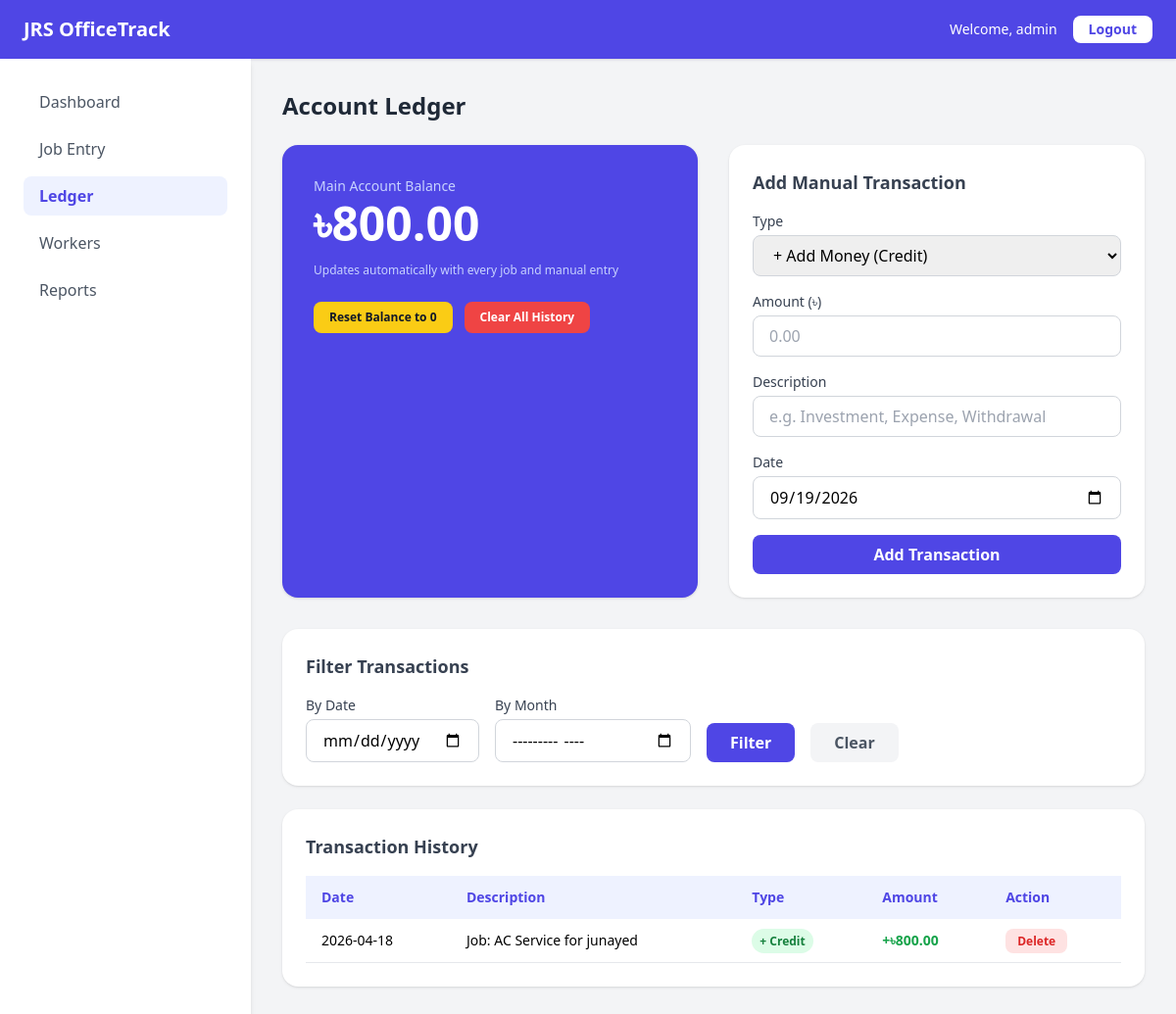
The page /ledger.php (signed in) on the database its author committed.
### tables this page shows
CREATE TABLE `account` (
  `id` int(11) NOT NULL,
  `balance` decimal(10,2) DEFAULT 0.00,
  `updated_at` timestamp NOT NULL DEFAULT current_timestamp() ON UPDATE current_timestamp()
);

CREATE TABLE `transactions` (
  `id` int(11) NOT NULL,
  `type` enum('credit','debit') NOT NULL,
  `amount` decimal(10,2) NOT NULL,
  `description` varchar(255) DEFAULT NULL,
  `transaction_date` date NOT NULL,
  `created_at` timestamp NOT NULL DEFAULT current_timestamp()
);

### ledger.php (the view, shortened to what this page needs)
<?php
require_once 'includes/db.php';
$balance = $pdo->query("SELECT balance FROM account WHERE id = 1")->fetchColumn();
$filter_date  = $_GET['filter_date'] ?? '';
$filter_month = $_GET['filter_month'] ?? '';
if($filter_date){
    $stmt = $pdo->prepare("SELECT * FROM transactions WHERE transaction_date = ? ORDER BY created_at DESC");
    $stmt->execute([$filter_date]);
} elseif($filter_month){
    $stmt = $pdo->prepare("SELECT * FROM transactions WHERE DATE_FORMAT(transaction_date, '%Y-%m') = ? ORDER BY created_at DESC");
    $stmt->execute([$filter_month]);
} else {
    $stmt = $pdo->query("SELECT * FROM transactions ORDER BY created_at DESC LIMIT 20");
}
$transactions = $stmt->fetchAll();
?>
<!DOCTYPE html>
<html lang="en">
<head>
    <script src="https://cdn.tailwindcss.com"></script>
</head>
<body class="bg-gray-100 min-h-screen">
    <nav class="bg-indigo-600 text-white px-6 py-4 flex justify-between items-center shadow">
        <h1 class="text-xl font-bold">JRS OfficeTrack</h1>
        <div class="flex items-center gap-4">
            <span class="text-sm">Welcome, <?= $_SESSION['admin'] ?></span>
            <a href="logout.php" class="bg-white text-indigo-600 text-sm font-semibold px-4 py-1 rounded-lg hover:bg-gray-100">Logout</a>
        </div>
    </nav>
    <div class="flex">
        <aside class="w-64 bg-white shadow-md min-h-screen p-6">
            <nav class="space-y-2">
                <a href="dashboard.php" class="block px-4 py-2 rounded-lg text-gray-600 hover:bg-indigo-50 hover:text-indigo-600">Dashboard</a>
                <a href="job_entry.php" class="block px-4 py-2 rounded-lg text-gray-600 hover:bg-indigo-50 hover:text-indigo-600">Job Entry</a>
                <a href="ledger.php" class="block px-4 py-2 rounded-lg bg-indigo-50 text-indigo-600 font-semibold">Ledger</a>
                <a href="workers.php" class="block px-4 py-2 rounded-lg text-gray-600 hover:bg-indigo-50 hover:text-indigo-600">Workers</a>
                <a href="reports.php" class="block px-4 py-2 rounded-lg text-gray-600 hover:bg-indigo-50 hover:text-indigo-600">Reports</a>
            </nav>
        </aside>
        <main class="flex-1 p-8">
            <h2 class="text-2xl font-bold text-gray-800 mb-6">Account Ledger</h2>
            <div class="grid grid-cols-1 lg:grid-cols-2 gap-8 mb-8">
                <div class="bg-indigo-600 rounded-2xl shadow p-8 text-white">
                    <p class="text-indigo-200 text-sm mb-1">Main Account Balance</p>
                    <p class="text-5xl font-bold">&#2547;<?= number_format($balance, 2) ?></p>
                    <p class="text-indigo-200 text-xs mt-4">Updates automatically with every job and manual entry</p>
                    <div class="flex gap-3 mt-6 flex-wrap">
                        <a href="?reset_balance=1"
                            onclick="return confirm('Reset main balance to 0? This cannot be undone!')"
                            class="bg-yellow-400 hover:bg-yellow-500 text-gray-900 text-xs font-semibold px-4 py-2 rounded-lg transition">
                            Reset Balance to 0
                        </a>
                        <a href="?clear_history=1"
                            onclick="return confirm('Clear ALL transaction history? This cannot be undone!')"
                            class="bg-red-500 hover:bg-red-600 text-white text-xs font-semibold px-4 py-2 rounded-lg transition">
                            Clear All History
                        </a>
                    </div>
                </div>
                <div class="bg-white rounded-2xl shadow p-6">
                    <h3 class="text-lg font-bold text-gray-700 mb-4">Add Manual Transaction</h3>
                    <form method="POST">
                        <div class="mb-4">
                            <label class="block text-sm font-medium text-gray-700 mb-1">Type</label>
                            <select name="type" required class="w-full border border-gray-300 rounded-lg px-4 py-2 focus:outline-none focus:ring-2 focus:ring-indigo-500">
                                <option value="credit">&#43; Add Money (Credit)</option>
                            </select>
                        </div>
                        <div class="mb-4">
                            <label class="block text-sm font-medium text-gray-700 mb-1">Amount (&#2547;)</label>
                            <input type="number" name="amount" required step="0.01" min="1"
                                class="w-full border border-gray-300 rounded-lg px-4 py-2 focus:outline-none focus:ring-2 focus:ring-indigo-500"
                                placeholder="0.00">
                        </div>
                        <div class="mb-4">
                            <label class="block text-sm font-medium text-gray-700 mb-1">Description</label>
                            <input type="text" name="description" required
                                class="w-full border border-gray-300 rounded-lg px-4 py-2 focus:outline-none focus:ring-2 focus:ring-indigo-500"
                                placeholder="e.g. Investment, Expense, Withdrawal">
                        </div>
                        <div class="mb-4">
                            <label class="block text-sm font-medium text-gray-700 mb-1">Date</label>
                            <input type="date" name="transaction_date" required
                                value="<?= date('Y-m-d') ?>"
                                class="w-full border border-gray-300 rounded-lg px-4 py-2 focus:outline-none focus:ring-2 focus:ring-indigo-500">
                        </div>
                        <button type="submit"
                            class="w-full bg-indigo-600 hover:bg-indigo-700 text-white font-semibold py-2 rounded-lg transition duration-200">
                            Add Transaction
                        </button>
                    </form>
                </div>
            </div>
            <div class="bg-white rounded-2xl shadow p-6 mb-6">
                <h3 class="text-lg font-bold text-gray-700 mb-4">Filter Transactions</h3>
                <form method="GET" class="flex gap-4 flex-wrap items-end">
                    <div>
                        <label class="block text-sm font-medium text-gray-700 mb-1">By Date</label>
                        <input type="date" name="filter_date" value="<?= $filter_date ?>"
                            class="border border-gray-300 rounded-lg px-4 py-2 focus:outline-none focus:ring-2 focus:ring-indigo-500">
                    </div>
                    <div>
                        <label class="block text-sm font-medium text-gray-700 mb-1">By Month</label>
                        <input type="month" name="filter_month" value="<?= $filter_month ?>"
                            class="border border-gray-300 rounded-lg px-4 py-2 focus:outline-none focus:ring-2 focus:ring-indigo-500">
                    </div>
                    <button type="submit"
                        class="bg-indigo-600 hover:bg-indigo-700 text-white font-semibold px-6 py-2 rounded-lg transition duration-200">
                        Filter
                    </button>
                    <a href="ledger.php"
                        class="bg-gray-100 hover:bg-gray-200 text-gray-600 font-semibold px-6 py-2 rounded-lg transition duration-200">
                        Clear
                    </a>
                </form>
            </div>
            <div class="bg-white rounded-2xl shadow p-6">
                <h3 class="text-lg font-bold text-gray-700 mb-4">Transaction History</h3>
                <?php if(count($transactions) > 0): ?>
                <table class="w-full text-sm text-left">
                    <thead class="bg-indigo-50 text-indigo-600">
                        <tr>
                            <th class="px-4 py-3">Date</th>
                            <th class="px-4 py-3">Description</th>
                            <th class="px-4 py-3">Type</th>
                            <th class="px-4 py-3">Amount</th>
                            <th class="px-4 py-3">Action</th>
                        </tr>
                    </thead>
                    <tbody>
                        <?php foreach($transactions as $t): ?>
                        <tr class="border-b hover:bg-gray-50">
                            <td class="px-4 py-3"><?= $t['transaction_date'] ?></td>
                            <td class="px-4 py-3"><?= htmlspecialchars($t['description']) ?></td>
                            <td class="px-4 py-3">
                                <?php if($t['type'] === 'credit'): ?>
                                <span class="bg-green-100 text-green-700 px-2 py-1 rounded-full text-xs font-semibold">+ Credit</span>
                                <?php else: ?>
                                <span class="bg-red-100 text-red-700 px-2 py-1 rounded-full text-xs font-semibold">- Debit</span>
                                <?php endif; ?>
                            </td>
                            <td class="px-4 py-3 font-semibold <?= $t['type'] === 'credit' ? 'text-green-600' : 'text-red-600' ?>">
                                <?= $t['type'] === 'credit' ? '+' : '-' ?>&#2547;<?= number_format($t['amount'], 2) ?>
                            </td>
                            <td class="px-4 py-3">
                                <a href="?delete_txn=<?= $t['id'] ?>"
                                    onclick="return confirm('Delete this transaction? Balance will be reversed!')"
                                    class="bg-red-100 text-red-600 hover:bg-red-200 px-3 py-1 rounded-lg text-xs font-semibold">
                                    Delete
                                </a>
                            </td>
                        </tr>
                        <?php endforeach; ?>
                    </tbody>
                </table>
                <?php else: ?>
                <p class="text-gray-400 text-sm">No transactions found.</p>
                <?php endif; ?>
            </div>
        </main>
    </div>
</body>
</html>

### rows shown on the page
account: balance "800.00"
transactions: transaction_date "2026-04-18", description "Job: AC Service for junayed", type "+ Credit", amount "800.00"

### other values the page prints
$_SESSION['admin'] "admin"
